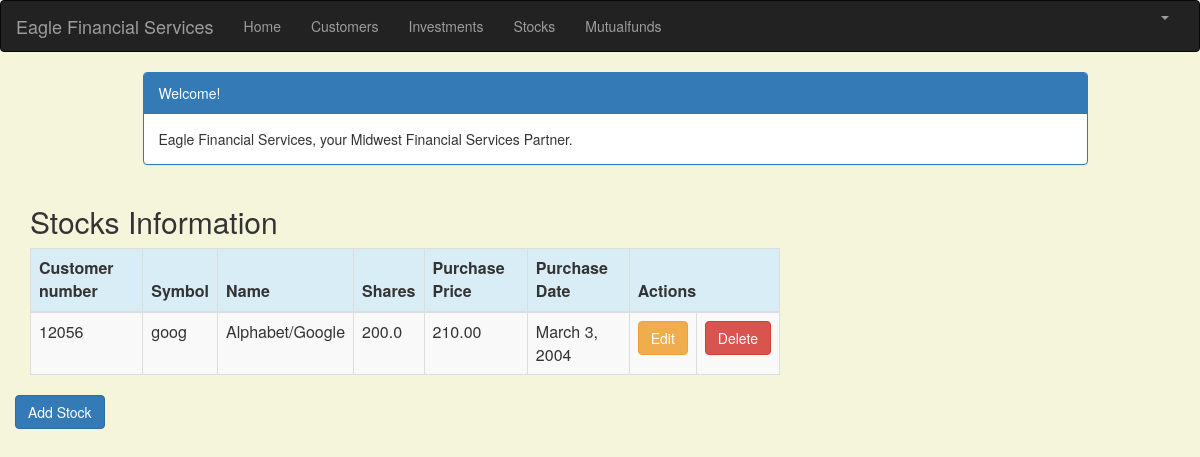
/stock_list (signed in), run on the app's committed database.
### portfolio/models.py (models this page shows, shortened)
class Stock(models.Model):
    customer = models.ForeignKey(Customer, on_delete=models.CASCADE, related_name='stocks')
    symbol = models.CharField(max_length=10)
    name = models.CharField(max_length=50)
    shares = models.DecimalField (max_digits=10, decimal_places=1)
    purchase_price = models.DecimalField(max_digits=10, decimal_places=2)
    purchase_date = models.DateField(default=timezone.now, blank=True, null=True)

class Customer(models.Model):
    name = models.CharField(max_length=50)
    address = models.CharField(max_length=200)
    cust_number = models.IntegerField(blank=False, null=False)
    city = models.CharField(max_length=50)
    state = models.CharField(max_length=50)
    zipcode = models.CharField(max_length=10)
    email = models.EmailField(max_length=200)
    cell_phone = models.CharField(max_length=50)
    created_date = models.DateTimeField(
        default=timezone.now)
    updated_date = models.DateTimeField(auto_now_add=True)
    def __str__(self):
        return str(self.cust_number)

### portfolio/views.py (the view)
# urls.py: path('stock_list', views.stock_list, name='stock_list'),
@login_required
def stock_list(request):
   stocks = Stock.objects.filter(purchase_date__lte=timezone.now())
   return render(request, 'portfolio/stock_list.html', {'stocks': stocks})

### portfolio/templates/portfolio/stock_list.html (shortened to what this page needs)
{% extends 'portfolio/base.html' %}
{% block content %}
    <html>
    <head>
        <link rel="stylesheet" href="https://maxcdn.bootstrapcdn.com/bootstrap/3.3.4/css/bootstrap.min.css">
    </head>
    <body>
    <div class="container">
        <div class="row">
            <div class="col-md-10 col-md-offset-1">
                <div class="panel panel-primary">
                    <div class="panel-heading">Welcome!</div>
                    <div class="panel-body">
                        Eagle Financial Services, your Midwest Financial Services Partner.
                    </div>
                </div>
            </div>
        </div>
    </div>
    <div class="row">
        <h2 style="padding-left: 15Px">Stocks Information</h2>
    </div>
    <div>
        <table class="table table-striped table-bordered table-hover">
            <thead>
            <tr class="bg-info">
                <th>Customer number</th>
                <th>Symbol</th>
                <th>Name</th>
                <th>Shares</th>
                <th>Purchase Price</th>
                <th>Purchase Date</th>
                <th colspan="3">Actions</th>
            </tr>
            </thead>
            <tbody>
            {% for stock in stocks %}
                <tr>
                    <td>{{ stock.customer }}</td>
                    <td>{{ stock.symbol }}</td>
                    <td>{{ stock.name }}</td>
                    <td>{{ stock.shares }}</td>
                    <td>{{ stock.purchase_price }}</td>
                    <td>{{ stock.purchase_date }}</td>
                     <td><a href="{% url 'portfolio:stock_edit' pk=stock.pk %}"
                           class="btn btn-warning">Edit</a></td>
                    <td><a href="{% url 'portfolio:stock_delete' pk=stock.pk %}"
                           onclick="return confirm('Are you sure you want to delete?')"
                           class="btn btn-danger">Delete</a>
                    </td>
                </tr>
            {% endfor %}
            </tbody>
        </table>
     <div class="row">
         <a href="{% url 'portfolio:stock_new' %}" class="row"><span
                    class="btn btn-primary">Add Stock</span></a>
     </div>
    </div>
    </body>
    </html>
{% endblock %}

### portfolio/templates/portfolio/stock_list.html (style rules this page uses)
body { background-color: beige; }

### data on the page
Stock: customer "12056", symbol "goog", name "Alphabet/Google", shares "200.0", purchase_price "210.00", purchase_date "March 3, 2004"
